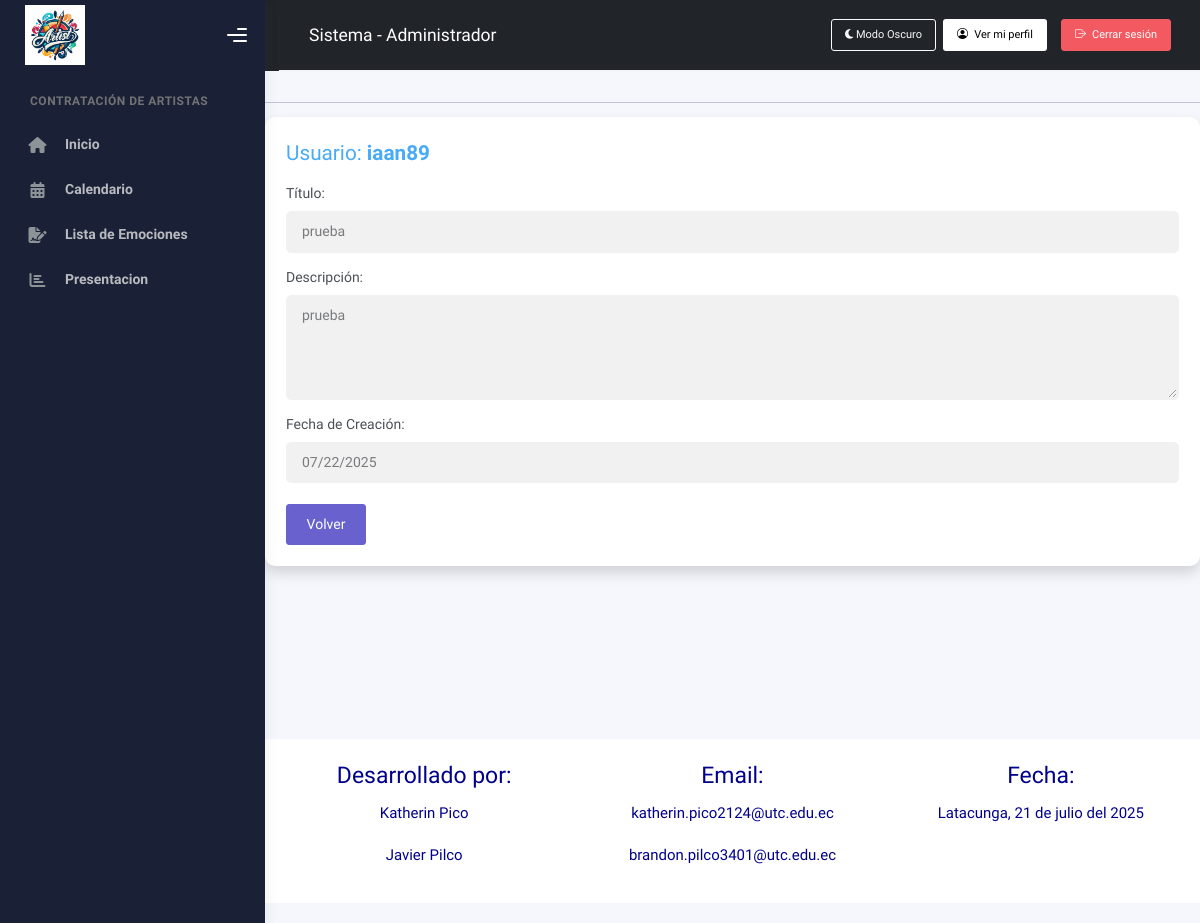
/verSueno/16/, run on the app's committed database.
### Aplicaciones/Sistema/models.py (models this page shows, shortened)
class Sueno(models.Model):
    usuario = models.ForeignKey(Usuario, on_delete=models.CASCADE, limit_choices_to={'rol': 'Usuario'})
    titulo = models.CharField(max_length=100)
    descripcion = models.TextField()
    emocion = models.ForeignKey(Emocion, on_delete=models.SET_NULL, null=True)
    fecha_creacion = models.DateTimeField(auto_now_add=True)
    class Meta:
        ordering = ['-fecha_creacion']

class Usuario(AbstractUser):
    telefono = models.CharField(max_length=10)
    direccion = models.TextField()
    rol = models.CharField(max_length=20, choices=ROL_CHOICES, default='Usuario')
    verificado = models.BooleanField(default=False)
    bloqueado = models.BooleanField(default=False)
    foto_perfil = models.ImageField(upload_to='usuarios/perfil/', null=True, blank=True)
    groups = models.ManyToManyField(
        Group,
        related_name='usuarios',
        blank=True,
        help_text='Grupos a los que pertenece el usuario.',
        verbose_name='grupos',
    )
    user_permissions = models.ManyToManyField(
        Permission,
        related_name='usuarios_permisos',
        blank=True,
        help_text='Permisos específicos para el usuario.',
        verbose_name='permisos de usuario',
    )

### Aplicaciones/Sistema/views.py (the view, shortened to what this page needs)
# urls.py: path('verSueno/<int:id>/', views.verSueno, name='verSueno')
def verSueno(request, id):
    sueno = get_object_or_404(Sueno, id=id)
    usuarios = Usuario.objects.all()
    return render(request, 'admin/calendario/verSueno.html', {
        'sueno': sueno,
        'usuarios': usuarios
    })

### Aplicaciones/Sistema/templates/admin/calendario/verSueno.html
{% extends 'admin/plantilla.html' %}
{% load static %}
{% block contenido %}
<div class="container mt-5">
    <h2 class="text-center text-primary mb-4">Detalle del Sueño</h2>
    <hr>
    <div class="card shadow p-4">
        <h4 class="mb-3 text-info">Usuario: <strong>{{ sueno.usuario.username }}</strong></h4>
        <form>
            <div class="mb-3">
                <label class="form-label">Título:</label>
                <input type="text" name="titulo" value="{{ sueno.titulo }}" class="form-control" disabled>
            </div>
            <div class="mb-3">
                <label class="form-label">Descripción:</label>
                <textarea name="descripcion" class="form-control" rows="4" disabled>{{ sueno.descripcion }}</textarea>
            </div>
            <div class="mb-3">
                <label class="form-label">Fecha de Creación:</label>
                <input type="date" name="fecha_creacion" class="form-control" value="{{ sueno.fecha_creacion|date:'Y-m-d' }}" disabled>
            </div>
            <div class="d-flex justify-content-between mt-4">
                <a href="{% url 'calendario_suenos' %}" class="btn btn-secondary">Volver</a>
            </div>
        </form>
    </div>
</div>
{% endblock %}

### data on the page
Sueno: usuario.username "iaan89", titulo "prueba", descripcion "prueba", fecha_creacion "07/22/2025"
